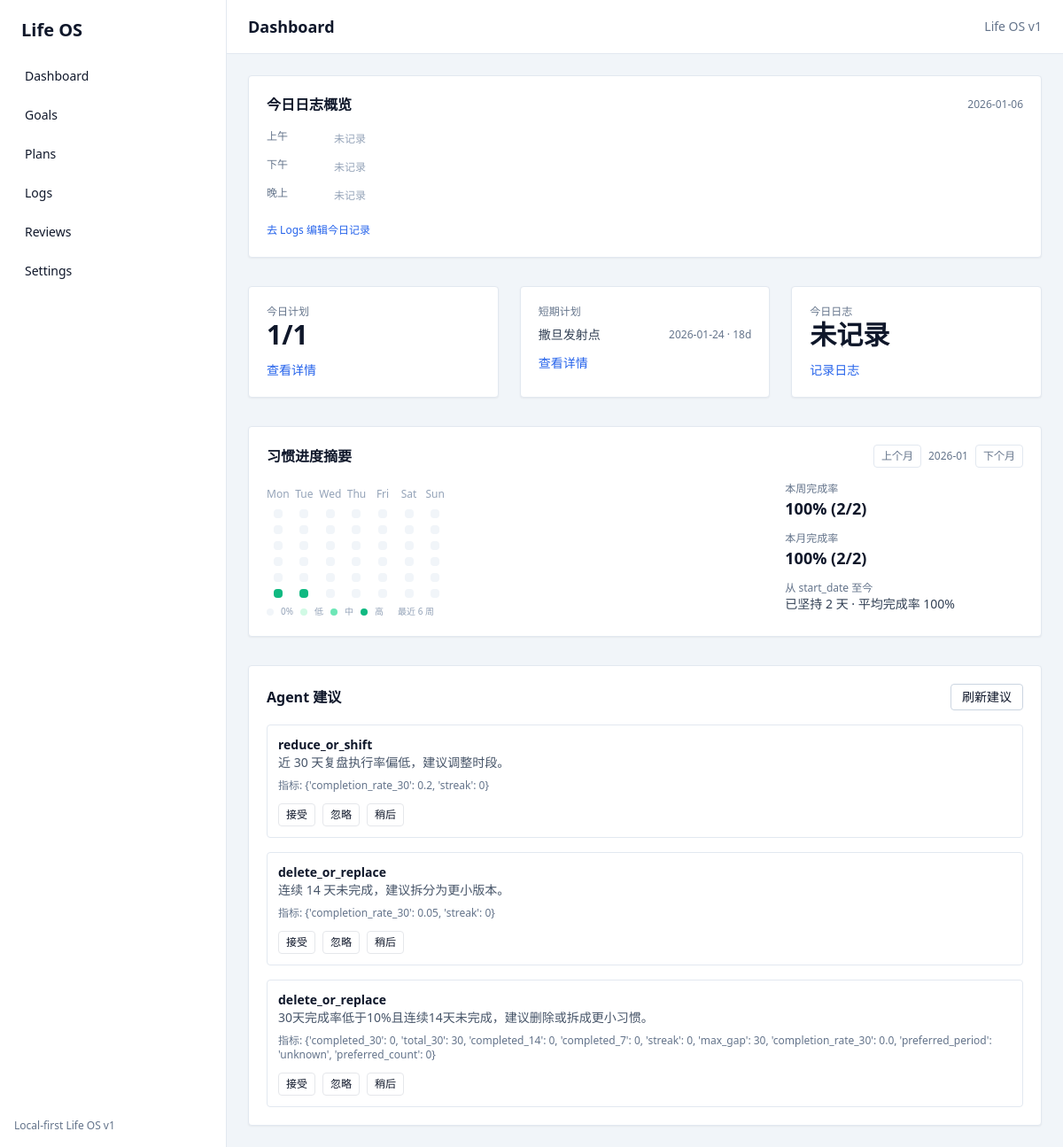
Page /dashboard on the earlier database version.
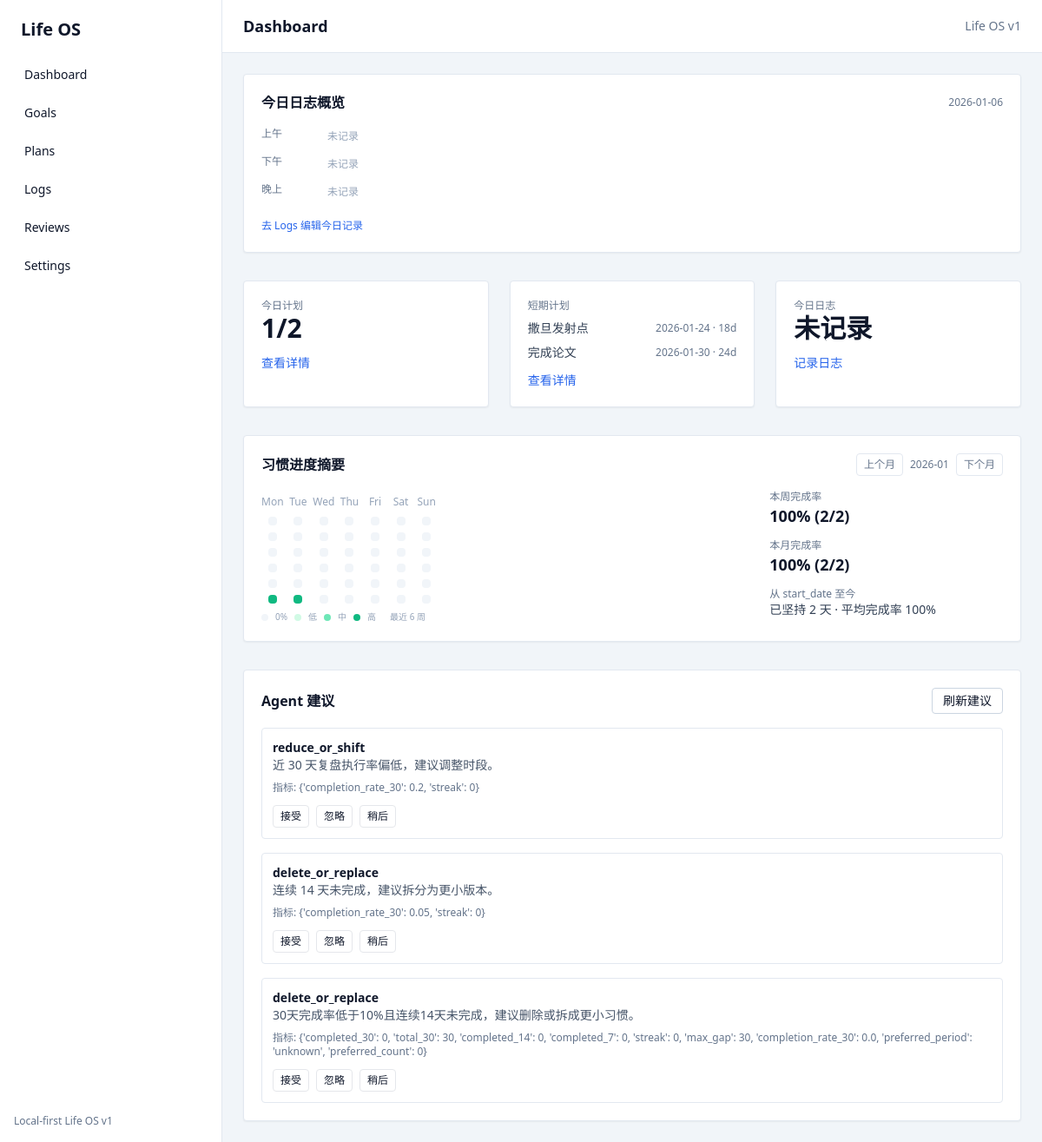
Same page on the later database version.
### app/domain/models.py (models this page shows)
class ShortTermObjective(SQLModel, table=True):
    __tablename__ = "short_term_objective"
    id: Optional[int] = Field(default=None, primary_key=True)
    title: str
    linked_goal_id: int = Field(foreign_key="goal.id")
    due_date: date
    status: str = "pending"
    note: str = ""
    created_at: datetime = Field(default_factory=datetime.utcnow)

class Suggestion(SQLModel, table=True):
    id: Optional[int] = Field(default=None, primary_key=True)
    habit_id: int = Field(foreign_key="habit.id")
    type: str
    reason: str
    metrics_json: Dict[str, Any] = Field(default_factory=dict, sa_column=Column(JSON))
    created_at: datetime = Field(default_factory=datetime.utcnow)
    status: str = "open"

### app/web/routes.py (the view)
@router.get("/", response_class=HTMLResponse)
@router.get("/dashboard", response_class=HTMLResponse)
def dashboard(request: Request, habit_month: Optional[str] = None) -> Response:
    session = _get_session(request)
    today = _today()
    anchor_date = today
    if habit_month:
        try:
            month_start = datetime.strptime(habit_month, "%Y-%m").date()
            anchor_date = _month_end(month_start)
        except ValueError:
            anchor_date = today
    anchor_month_start = _month_start(anchor_date)
    prev_month = _shift_month(anchor_month_start, -1).strftime("%Y-%m")
    next_month = _shift_month(anchor_month_start, 1).strftime("%Y-%m")
    periods = _get_periods(session)
    log = _ensure_day_log(session, today)
    period_rows = _build_period_rows(log, periods)
    log_has_content = any(
        (entry.get("text", "") or "").strip() for entry in log.period_entries
    )
    plan = _ensure_daily_plan(session, today)
    _sync_plan_items(session, plan)
    items = session.exec(select(PlanItem).where(PlanItem.daily_plan_id == plan.id)).all()
    completed = len([item for item in items if item.completed_at])
    habits = session.exec(select(HabitTemplate).where(HabitTemplate.active == True)).all()  # noqa: E712
    objectives = session.exec(
        select(ShortTermObjective).where(
            ShortTermObjective.status == "pending",
            ShortTermObjective.due_date >= today,
        ).order_by(ShortTermObjective.due_date)
    ).all()
    short_term_objectives = [
        {
            "title": obj.title,
            "due_date": obj.due_date,
            "remaining_days": (obj.due_date - today).days,
        }
        for obj in objectives
    ]
    suggestions = session.exec(select(Suggestion).where(Suggestion.status == "open")).all()
    habit_progress = _habit_progress_summary(session, anchor_date)
    overload = False
    overload_reason = ""
    if len(items) > 8:
        overload = True
        overload_reason = "今日计划超过 8 项，建议减少密度或拆分。"
    else:
        week_start = today - timedelta(days=6)
        week_plans = session.exec(
            select(DailyPlan).where(DailyPlan.date >= week_start, DailyPlan.date <= today)
        ).all()
        plan_ids = [plan.id for plan in week_plans]
        week_items = session.exec(
            select(PlanItem).where(PlanItem.daily_plan_id.in_(plan_ids))
        ).all() if plan_ids else []
        week_completed = len([item for item in week_items if item.completed_at])
        week_rate = week_completed / len(week_items) if week_items else 1
        if week_rate < 0.3:
            overload = True
            overload_reason = "连续一周完成率偏低，建议降低计划数量。"
    return templates.TemplateResponse(
        "dashboard.html",
        {
            "request": request,
            "today": today,
            "plan_items": items,
            "completed": completed,
            "habits": habits,
            "log": log,
            "log_has_content": log_has_content,
            "short_term_objectives": short_term_objectives,
            "suggestions": suggestions,
            "overload": overload,
            "overload_reason": overload_reason,
            "period_rows": period_rows,
            "periods": periods,
            "period_labels": _period_labels(),
            "habit_progress": habit_progress,
            "habit_progress_prev_month": prev_month,
            "habit_progress_next_month": next_month,
        },
    )

### app/web/templates/dashboard.html (shortened to what this page needs)
{% extends "base.html" %}
{% block page_title %}Dashboard{% endblock %}
{% block content %}
  <div class="space-y-8">
    <div class="bg-white p-5 rounded shadow-sm border border-slate-200">
      <div class="flex items-center justify-between">
        <div class="text-base font-semibold">今日日志概览</div>
        <div class="text-xs text-slate-500">{{ today }}</div>
      </div>
      <div class="mt-4 space-y-3 text-sm">
        {% for row in period_rows %}
          <div class="flex items-start gap-3">
            <div class="w-16 text-xs text-slate-500">{{ row.label }}</div>
            <div class="flex-1 text-slate-700">
              {% if row.text %}
                {{ row.text[:60] }}{% if row.text|length > 60 %}...{% endif %}
              {% else %}
                <span class="text-xs text-slate-400">未记录</span>
              {% endif %}
            </div>
          </div>
        {% endfor %}
      </div>
      <div class="mt-4">
        <a class="text-xs text-blue-600" href="/logs?target_date={{ today }}">去 Logs 编辑今日记录</a>
      </div>
    </div>
    <div class="grid md:grid-cols-3 gap-6">
      <div class="bg-white p-5 rounded shadow-sm border border-slate-200">
        <div class="text-xs text-slate-500">今日计划</div>
        <div class="text-3xl font-semibold">{{ completed }}/{{ plan_items|length }}</div>
        <div class="mt-3 text-sm">
          <a class="text-blue-600" href="/plans?target_date={{ today }}">查看详情</a>
        </div>
      </div>
            <div class="bg-white p-5 rounded shadow-sm border border-slate-200">
        <div class="text-xs text-slate-500">短期计划</div>
        {% if short_term_objectives %}
          <div class="mt-2 space-y-2 text-sm">
            {% for obj in short_term_objectives %}
              {% set obj_title = obj.title.strip() if obj.title else "" %}
              <div class="flex items-center justify-between gap-2">
                <div class="truncate text-slate-700">
                  {% if obj_title %}
                    {{ obj_title }}
                  {% else %}
                    <span class="text-slate-400">Untitled objective</span>
                  {% endif %}
                </div>
                <div class="shrink-0 text-xs text-slate-500">
                  {{ obj.due_date }}{% if obj.remaining_days is not none %} · {{ obj.remaining_days }}d{% endif %}
                </div>
              </div>
            {% endfor %}
          </div>
        {% else %}
          <div class="mt-2 text-sm text-slate-400">No short-term objectives yet.</div>
        {% endif %}
        <div class="mt-3 text-sm">
          <a class="text-blue-600" href="/plans">查看详情</a>
        </div>
      </div>
      <div class="bg-white p-5 rounded shadow-sm border border-slate-200">
        <div class="text-xs text-slate-500">今日日志</div>
        <div class="text-3xl font-semibold">{{ "已记录" if log_has_content else "未记录" }}</div>
        <div class="mt-3 text-sm">
          <a class="text-blue-600" href="/logs?target_date={{ today }}">记录日志</a>
        </div>
      </div>
    </div>
    <div class="bg-white p-5 rounded shadow-sm border border-slate-200">
      <div class="flex items-center justify-between">
        <div class="text-base font-semibold">习惯进度摘要</div>
        <div class="flex items-center gap-2 text-xs text-slate-500">
          <a class="px-2 py-1 border border-slate-200 rounded" href="/dashboard?habit_month={{ habit_progress_prev_month }}">上个月</a>
          <span>{{ habit_progress.anchor_month_label }}</span>
          <a class="px-2 py-1 border border-slate-200 rounded" href="/dashboard?habit_month={{ habit_progress_next_month }}">下个月</a>
        </div>
      </div>
      <div class="mt-4 grid md:grid-cols-3 gap-6">
        <div class="md:col-span-2">
          <div class="inline-grid gap-2">
            <div class="grid grid-cols-7 gap-x-1 gap-y-2 w-fit text-[12px] text-slate-400 justify-items-center">
              <div class="text-center">Mon</div>
              <div class="text-center">Tue</div>
              <div class="text-center">Wed</div>
              <div class="text-center">Thu</div>
              <div class="text-center">Fri</div>
              <div class="text-center">Sat</div>
              <div class="text-center">Sun</div>
              {% for week in habit_progress.weeks %}
                {% for cell in week %}
                  <div
                    class="h-[10px] w-[10px] rounded {{ cell.color }}"
                    title="{{ cell.date }}{% if cell.rate is not none %} {{ (cell.rate * 100) | round(0) }}%{% endif %}"
                  ></div>
                {% endfor %}
              {% endfor %}
            </div>
            <div class="flex items-center gap-2 text-[10px] text-slate-400">
              <span class="h-2 w-2 rounded bg-slate-100"></span>
              <span>0%</span>
              <span class="h-2 w-2 rounded bg-emerald-100"></span>
              <span>低</span>
              <span class="h-2 w-2 rounded bg-emerald-300"></span>
              <span>中</span>
              <span class="h-2 w-2 rounded bg-emerald-500"></span>
              <span>高</span>
              <span class="ml-2 text-slate-400">最近 {{ habit_progress.weeks_count }} 周</span>
            </div>
          </div>
        </div>
        <div class="space-y-3 text-sm">
          <div>
            <div class="text-xs text-slate-500">本周完成率</div>
            <div class="text-lg font-semibold">
              {{ habit_progress.week_rate_pct }}% ({{ habit_progress.week_completed_days }}/{{ habit_progress.week_eligible_days }})
            </div>
          </div>
          <div>
            <div class="text-xs text-slate-500">本月完成率</div>
            <div class="text-lg font-semibold">
              {{ habit_progress.month_rate_pct }}% ({{ habit_progress.month_completed_days }}/{{ habit_progress.month_eligible_days }})
            </div>
          </div>
          <div>
            <div class="text-xs text-slate-500">从 start_date 至今</div>
            <div class="text-sm text-slate-700">
              已坚持 {{ habit_progress.since_days }} 天 · 平均完成率 {{ habit_progress.since_rate_pct }}%
            </div>
          </div>
        </div>
      </div>
    </div>
    <div class="bg-white p-5 rounded shadow-sm border border-slate-200">
      <div class="flex items-center justify-between">
        <div class="text-base font-semibold">Agent 建议</div>
        <button
          class="text-sm px-3 py-1 border border-slate-300 rounded"
          hx-post="/suggestions/generate"
          hx-target="#suggestion-list"
          hx-indicator="#hx-indicator"
        >
          刷新建议
        </button>
      </div>
      <div id="suggestion-list" class="mt-4">
        {% include "partials/suggestions.html" %}
      </div>
    </div>
  </div>
{% endblock %}

### app/web/templates/base.html (shortened to what this page needs)
<!DOCTYPE html>
<html lang="en">
  <head>
    <script src="https://cdn.tailwindcss.com"></script>
    <link
      rel="stylesheet"
      href="https://cdn.jsdelivr.net/npm/@fontsource/space-grotesk@5.0.18/index.css"
    />
  </head>
  <body class="bg-slate-100 text-slate-900">
    <div class="min-h-screen flex">
      <aside
        id="sidebar"
        class="bg-white w-64 border-r border-slate-200 hidden md:flex flex-col"
      >
        <div class="px-6 py-5 text-xl font-semibold">Life OS</div>
        <nav class="flex-1 px-4 space-y-2 text-sm">
          <a class="block px-3 py-2 rounded hover:bg-slate-100" href="/dashboard">Dashboard</a>
          <a class="block px-3 py-2 rounded hover:bg-slate-100" href="/goals">Goals</a>
          <a class="block px-3 py-2 rounded hover:bg-slate-100" href="/plans">Plans</a>
          <a class="block px-3 py-2 rounded hover:bg-slate-100" href="/logs">Logs</a>
          <a class="block px-3 py-2 rounded hover:bg-slate-100" href="/reviews">Reviews</a>
          <a class="block px-3 py-2 rounded hover:bg-slate-100" href="/settings">Settings</a>
        </nav>
        <div class="px-4 py-4 text-xs text-slate-500">Local-first Life OS v1</div>
      </aside>
      <div class="flex-1 flex flex-col">
        <header class="bg-white border-b border-slate-200 px-6 py-4 flex items-center justify-between">
          <div class="flex items-center gap-3">
            <div class="font-semibold text-lg">{% block page_title %}{% endblock %}</div>
          </div>
          <div class="text-sm text-slate-500">Life OS v1</div>
        </header>
        <main class="flex-1 px-6 py-6">
          <div class="mx-auto w-full max-w-6xl">{% block content %}{% endblock %}</div>
        </main>
      </div>
    </div>
  </body>
</html>

### app/web/templates/partials/suggestions.html (shortened to what this page needs)
{% if suggestions %}
  <div class="space-y-4">
    {% for suggestion in suggestions %}
      <div class="border border-slate-200 rounded p-3 text-sm">
        <div class="text-sm font-semibold">{{ suggestion.type }}</div>
        <div class="text-slate-600">{{ suggestion.reason }}</div>
        <div class="text-xs text-slate-500 mt-2">指标: {{ suggestion.metrics_json }}</div>
        <div class="mt-3 flex gap-2">
          <form hx-post="/suggestions/{{ suggestion.id }}/decide" hx-target="#suggestion-list">
            <button class="px-2 py-1 text-xs border rounded">接受</button>
          </form>
          <form hx-post="/suggestions/{{ suggestion.id }}/decide" hx-target="#suggestion-list">
            <button class="px-2 py-1 text-xs border rounded">忽略</button>
          </form>
          <form hx-post="/suggestions/{{ suggestion.id }}/decide" hx-target="#suggestion-list">
            <button class="px-2 py-1 text-xs border rounded">稍后</button>
          </form>
        </div>
      </div>
    {% endfor %}
  </div>
{% else %}
  <div class="text-sm text-slate-500">暂无建议</div>
{% endif %}

### app/web/templates/base.html (style rules this page uses)
body { font-family: "Space Grotesk", ui-sans-serif, system-ui; }

Differences in the rows shown:
added ShortTermObjective: title "完成论文", due_date "2026-01-30", remaining_days "24"
Other differences:
{{ plan_items|length }}: "1" → "2"
